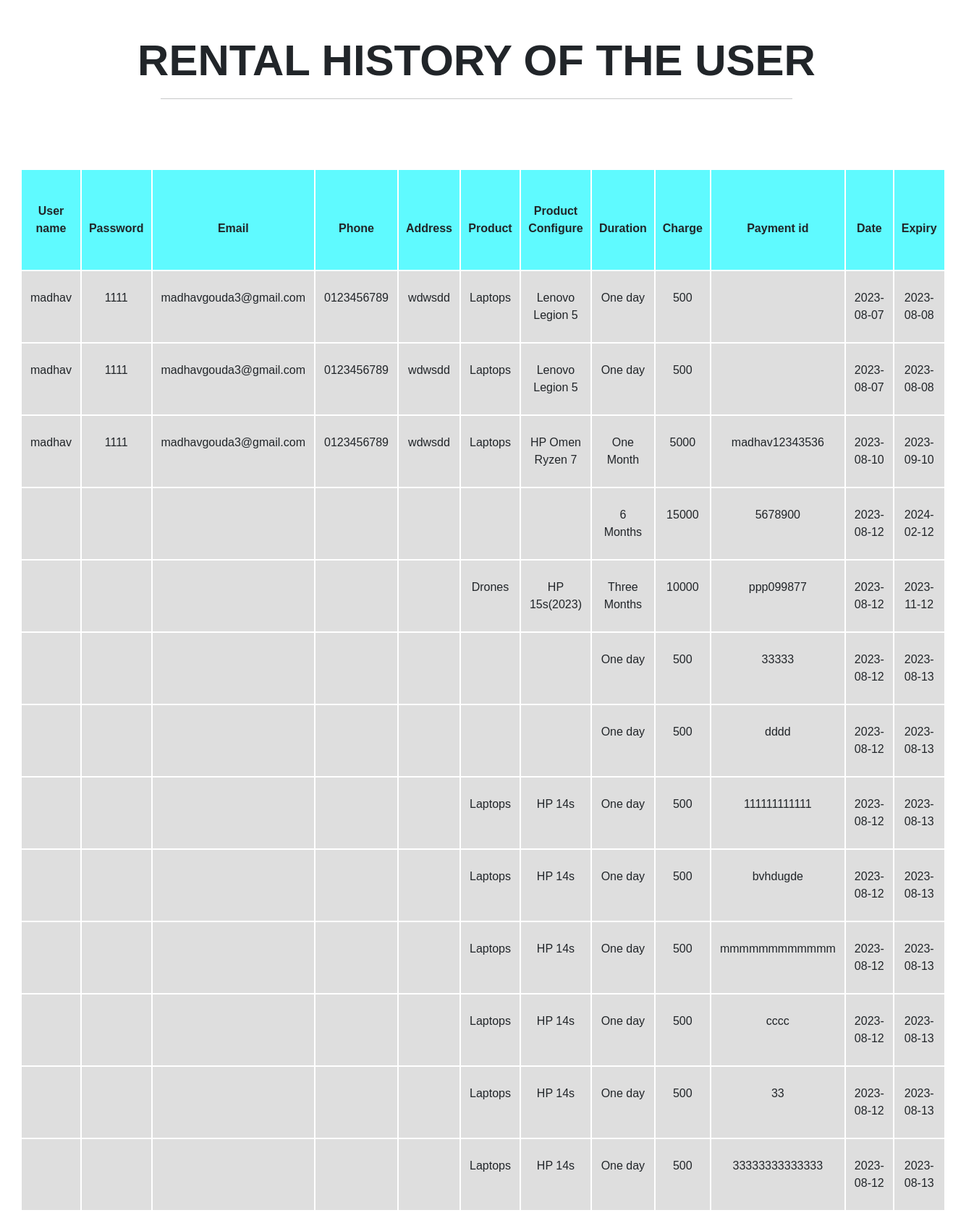
Page /userdashboard2.php on the committed database.
### tables this page shows
CREATE TABLE `user_orders` (
  `user_id` int(100) NOT NULL,
  `order_id` int(11) NOT NULL,
  `user_name` varchar(30) NOT NULL,
  `password` varchar(30) NOT NULL,
  `email` varchar(30) NOT NULL,
  `phone` varchar(10) NOT NULL,
  `address` varchar(30) NOT NULL,
  `product` varchar(30) NOT NULL,
  `product_configure` varchar(30) NOT NULL,
  `duration` varchar(20) NOT NULL,
  `charge` varchar(20) NOT NULL,
  `pay_id` varchar(30) NOT NULL,
  `date` date NOT NULL,
  `expiry` date NOT NULL
);

### userdashboard2.php (the view, shortened to what this page needs)
<?php
include("connect.php");
?>
<!DOCTYPE html>
<html lang="en">
<head>
    <link href="https://cdn.jsdelivr.net/npm/bootstrap@5.0.2/dist/css/bootstrap.min.css" rel="stylesheet"
>
</head>
<body>
    <?php
    $user_id = $_GET['user_id'];
        $query = "SELECT * FROM `user_orders` WHERE user_id='$user_id'";
        $data = mysqli_query($conn,$query);
        $total = mysqli_num_rows($data);
        if($total != 0)
        {
        ?>
    <section class="section align-items-center">
        <div class="container-fluid">
            <div class="content mx-3">
                <h1 class="text-center m-5">RENTAL HISTORY OF THE USER
                    <hr class="w-75 mx-auto">
                </h1>
                <div class="sub-content py-5">
                    <table class="table border text-center">
                    <thead>
                    <tr>
                        <th>User name</th>
                        <th>Password</th>
                        <th>Email</th>
                        <th>Phone</th>
                        <th>Address</th>
                        <th>Product</th>
                        <th>Product Configure</th>
                        <th>Duration</th>
                        <th>Charge</th>
                        <th>Payment id</th>
                        <th>Date</th>
                        <th>Expiry</th>
                    </tr>
                    </thead>
                    <tbody >
                        <?php
                            while($row = mysqli_fetch_assoc($data)){
                                $user_name = $row['user_name'];
                                $password = $row['password'];
                                $email = $row['email'];
                                $phone = $row['phone'];
                                $address = $row['address'];
                                $product = $row['product'];
                                $product_configure = $row['product_configure'];
                                $duration = $row['duration'];
                                $charge = $row['charge'];
                                $pay_id = $row['pay_id'];
                                $date = $row['date'];
                                $expiry = $row['expiry'];
                                echo "<tr>
                                <td>".$user_name."</td>
                                <td>".$password."</td>
                                <td>".$email."</td>
                                <td>".$phone."</td>
                                <td>".$address."</td>
                                <td>".$product."</td>
                                <td>".$product_configure."</td>
                                <td>".$duration."</td>
                                <td>".$charge."</td>
                                <td>".$pay_id."</td>
                                <td>".$date."</td>
                                <td>".$expiry."</td>
                                </tr>";
                            }
                             ?>
                            </tbody>
 <?php
        }
        else
        {
            echo "No data found";
        }
        ?>
                    </table>
                </div>
            </div>
        </div>
    </section>
</body>
</html>

### userdashboard2.php (style rules this page uses)
* { margin: 0; padding: 0; box-sizing: border-box; font-family: 'Poppins', sans-serif; }
.content h1 { font-weight: bold; font-size: 60px; }
table th,td { border: 2px solid white; border-collapse: collapse; padding: 20px 10px; }
.content th { padding: 45px 10px; background-color: rgb(95, 250, 255); }
.content td { padding: 25px 12px; background-color: rgb(222, 222, 222); }

### rows in the picture
user_orders: user_name "madhav", password "1111", email "madhavgouda3@gmail.com", phone "0123456789", address "wdwsdd", product "Laptops", product_configure "Lenovo Legion 5", duration "One day", charge "500", date "2023-08-07", expiry "2023-08-08"
user_orders: user_name "madhav", password "1111", email "madhavgouda3@gmail.com", phone "0123456789", address "wdwsdd", product "Laptops", product_configure "Lenovo Legion 5", duration "One day", charge "500", date "2023-08-07", expiry "2023-08-08"
user_orders: user_name "madhav", password "1111", email "madhavgouda3@gmail.com", phone "0123456789", address "wdwsdd", product "Laptops", product_configure "HP Omen Ryzen 7", duration "One Month", charge "5000", pay "madhav12343536", date "2023-08-10", expiry "2023-09-10"
user_orders: duration "6 Months", charge "15000", pay "5678900", date "2023-08-12", expiry "2024-02-12"
user_orders: product "Drones", product_configure "HP 15s(2023)", duration "Three Months", charge "10000", pay "ppp099877", date "2023-08-12", expiry "2023-11-12"
user_orders: duration "One day", charge "500", pay "33333", date "2023-08-12", expiry "2023-08-13"
user_orders: duration "One day", charge "500", pay "dddd", date "2023-08-12", expiry "2023-08-13"
user_orders: product "Laptops", product_configure "HP 14s", duration "One day", charge "500", pay "111111111111", date "2023-08-12", expiry "2023-08-13"
user_orders: product "Laptops", product_configure "HP 14s", duration "One day", charge "500", pay "bvhdugde", date "2023-08-12", expiry "2023-08-13"
user_orders: product "Laptops", product_configure "HP 14s", duration "One day", charge "500", pay "mmmmmmmmmmmm", date "2023-08-12", expiry "2023-08-13"
user_orders: product "Laptops", product_configure "HP 14s", duration "One day", charge "500", pay "cccc", date "2023-08-12", expiry "2023-08-13"
user_orders: product "Laptops", product_configure "HP 14s", duration "One day", charge "500", pay "33", date "2023-08-12", expiry "2023-08-13"
user_orders: product "Laptops", product_configure "HP 14s", duration "One day", charge "500", pay "33333333333333", date "2023-08-12", expiry "2023-08-13"
